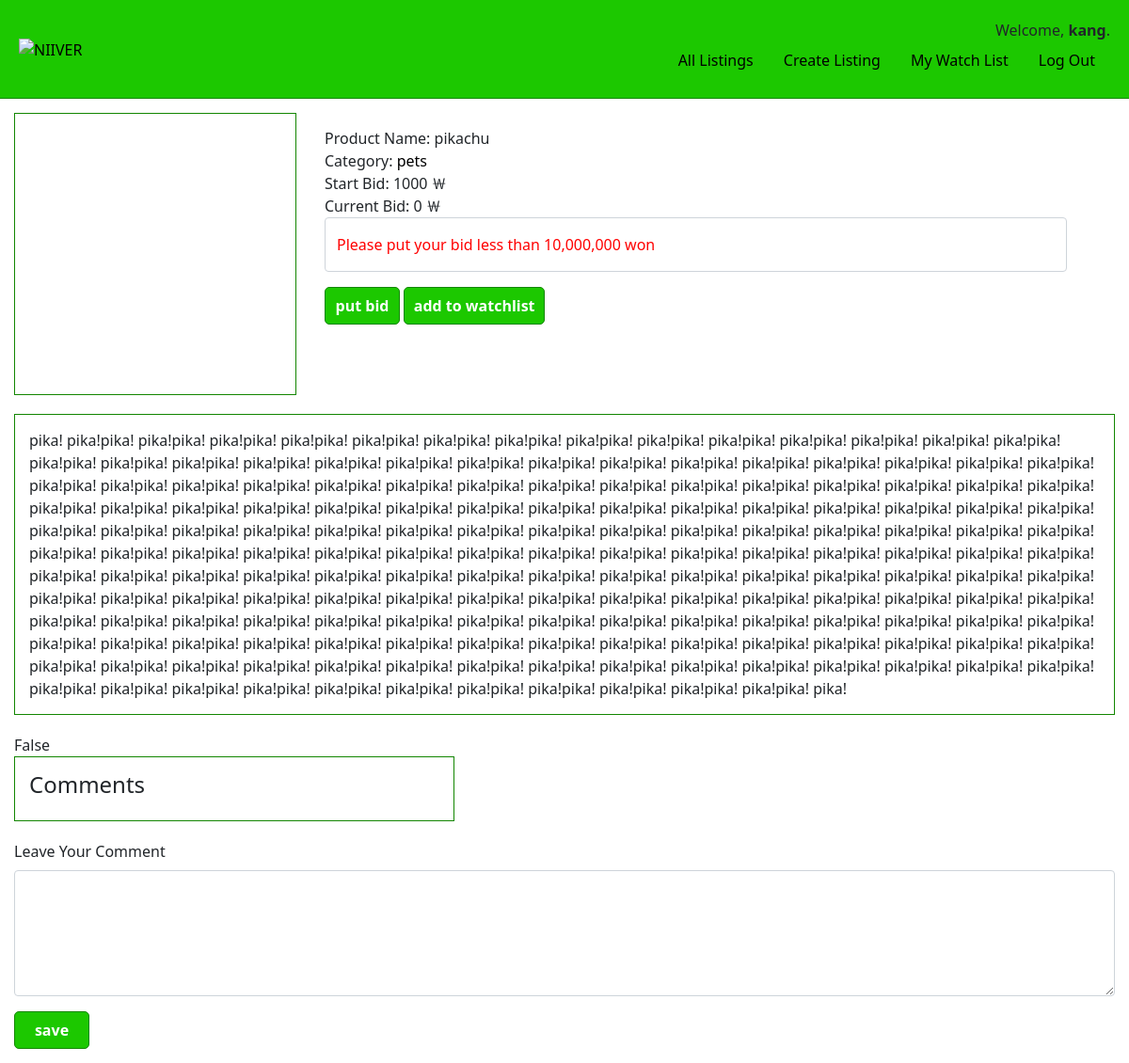
Screenshot of /listing/pikachu (signed in) with the database file from the repository.
### auctions/models.py (models this page shows, shortened)
class User(AbstractUser):
    pass

class Listing(models.Model):
    user = models.ForeignKey(
        User, on_delete=models.CASCADE, related_name="listing_user"
    )
    category = models.ForeignKey(
        Category, on_delete=models.CASCADE, related_name="listing_category"
    )
    title = models.CharField(max_length=255, unique=True)
    description = models.TextField()
    startBid = models.IntegerField(null=True)
    currentBid = models.IntegerField(default=0)
    imageURL = models.TextField(blank=True)
    status_closed = models.BooleanField(default="False")
    status_listed = models.BooleanField(default="False")
    mine = models.BooleanField(default="False")
    winner = models.CharField(max_length=255, default="", blank=True)
    winnerStatus = models.BooleanField(default="False")
    created_time = models.DateTimeField(auto_now=False, auto_now_add=True)
    updated_time = models.DateTimeField(auto_now=True, auto_now_add=False)

class Category(models.Model):
    category = models.CharField(max_length=100, unique=True)
    def __str__(self):
        return f"{self.category}"

### auctions/views.py (the view, shortened to what this page needs)
# urls.py: path("listing/<str:title>", views.listing, name="listing"),
@login_required(login_url="/login")
def listing(request, title):
    if request.user.is_authenticated:
        user = User.objects.get(username=request.user.username)
    title = title.strip()
    listing = Listing.objects.get(title=title)
    userListing = Listing.objects.all().filter(user=user)
    bids = Bid.objects.all().filter(listings=listing)
    comments = Comment.objects.all().filter(listing=listing)
    commentContent = request.POST.get("comment_area")
    if listing in userListing:
        listing.mine = True
    else:
        listing.mine = False
    mine = listing.mine
    if str(listing.winner) == str(user):
        listing.winnerStatus = True
    else:
        listing.winnerStatus = False
    winnerStatus = listing.winnerStatus
    return render(
        request,
        "auctions/listing.html",
        {
            "listing": listing,
            "userListing": userListing,
            "mine": mine,
            "bids": bids,
            "comments": comments,
            "winnerStatus": winnerStatus,
        },
    )

### auctions/templates/auctions/listing.html (shortened to what this page needs)
{% extends "auctions/layout.html" %}
{% load static %}
{% block body %}
  {% if listing.status_closed %}
    <div class="listing_wrapper">
      <div class="listing_info">
        <div class="listing_img_box img_box" style="background-image: url('{{ listing.imageURL }}')">
          <div class="inactive">
            <span>No longer Active</span></div>
        </div>
        <div class="listing_summary_info">
          <div>Product Name:
            {{ listing.title }}</div>
          <div>Category:
            <a href="{% url 'filtered' listing.category %}">{{ listing.category }}</a>
          </div>
          <div>Start Bid:
            {{ listing.startBid }}
            ￦</div>
          <div>Current Bid:
            {{ listing.currentBid }}
            ￦</div>
          {% if listing.winnerStatus %}
            <div class="alert alert-primary" role="alert">
              You are the winner of this listing!
            </div>
          {% else %}
            <div class="alert alert-danger" role="alert">This listing is no longer active!</div>
          {% endif %}
        </div>
      </div>
    </div>
  {% else %}
    <div class="listing_wrapper">
      <div class="listing_info">
        <div class="listing_img_box img_box" style="background-image: url('{{ listing.imageURL }}')"></div>
        <div class="listing_summary_info">
          <div>Product Name:
            {{ listing.title }}</div>
          <div>Category:
            <a href="{% url 'filtered' listing.category %}">{{ listing.category }}</a>
          </div>
          <div>Start Bid:
            {{ listing.startBid }}
            ￦</div>
          <div>Current Bid:
            {{ listing.currentBid }}
            ￦</div>
              <form action="{% url 'listing' listing.title %}" method="POST">
                <div class="form-floating mb-3">
                  <input type="number" class="form-control" name="current_bid" placeholder="Please put less than 10,000,000 won">
                  <label for=" floatingInput" style="color:red">Please put your bid less than 10,000,000 won</label>
                </div>
                <div class="lisiting_button_box">
                  <input type="submit" class="submit_button" name="put_bid" value="put bid">
                  {% if listing.status_listed %}
                    <input type="submit" class="submit_button remove_watch_list_button" name="watch_list_button" value="remove from watchlist">
                  {% else %}
                    <input type="submit" class="submit_button add_watch_list_button" name="watch_list_button" value="add to watchlist">
                  {% endif %}
                </div>
              </form>
            </div>
          </div>
          <div class=" listing_desc_box">{{ listing.description }}
          </div>
          <div>{{ winnerStatus }}</div>
          <div class="comment_wrapper">
            <h4>Comments</h4>
          </div>
          <form action="{% url 'listing' listing.title %}" method="POST">
            <div class="mb-3">
              <label for="comment_textarea" class="form-label">Leave Your Comment</label>
              <textarea class="form-control" name="comment_area" id="comment_textarea" rows="5"></textarea>
            </div>
            <input type="submit" class="submit_button" name="comment_submit" value="save">
          </form>
        </div>
      {% endif %}
    {% endblock %}

### auctions/templates/auctions/layout.html (shortened to what this page needs)
{% load static %}
<!DOCTYPE html>
<html lang="en">
  <head>
    <link href="https://cdn.jsdelivr.net/npm/bootstrap@5.1.3/dist/css/bootstrap.min.css" rel="stylesheet">
    <link href="{% static 'auctions/styles.css' %}" rel="stylesheet">
  </head>
  <body>
    <header>
      <div class="header_wrapper">
        <div class="header_logo">
          <a href="{% url 'index' %}"><img src="https://w.namu.la/s/9b18bf34e8e401cda7a5c406c962dabbab4df190cb3481310925e48dad69fb4ae4be5d6a3d286ad73986af17de3f50e7f7b82a009b111b10048be1bd8903dfcfb0f38ff7adb3a596ebcb770474f156dee72258648a751ba3821271740374031e" alt="NIIVER" width="150px" height="70px"/></a>
        </div>
        <div class="header_login_box">
          <div>
            {% if user.is_authenticated %}
              Welcome,
              <strong>{{ user.username }}</strong>.
            {% endif %}
          </div>
          <ul class="nav">
            <li class="nav-item">
              <a class="nav-link" href="{% url 'index' %}">All Listings</a>
            </li>
            {% if user.is_authenticated %}
              <li class="nav-item">
                <a class="nav-link" href="{% url 'create' %}">Create Listing</a>
              </li>
              <li class="nav-item">
                <a class="nav-link" href="{% url 'watchList' user.username %}">My Watch List</a>
              </li>
              <li class="nav-item">
                <a class="nav-link" href="{% url 'logout' %}">Log Out</a>
              </li>
            {% endif %}
          </ul>
        </div>
      </div>
    </header>
    <main>
      {% block body %}{% endblock %}
    </main>
  </body>
</html>

### auctions/static/auctions/styles.css (style rules this page uses)
* { padding: 0; margin: 0; }
main { padding: 15px; width: 100%; }
li { list-style: none; }
a, a:visited, a:link { text-decoration: none; color: black; }
.img_box { background-repeat: no-repeat; background-size: contain; background-position: center; }
.header_wrapper { display: flex; align-items: center; justify-content: space-between; padding: 20px; border-bottom: 1px solid #138601; background-color: #1cc800; }
.header_logo { display: flex; align-items: center; }
.header_login_box { display: flex; flex-direction: column; align-items: flex-end; justify-content: center; }
.listing_info { display: flex; margin-bottom: 20px; width: 100%; }
.listing_img_box { margin-right: 15px; border: 1px solid #138601; width: 300px; height: 300px; }
.listing_summary_info { width: 70%; padding: 15px; }
.submit_button { border: 1px solid #138601; border-radius: 5px; background-color: #1cc800; width: 80px; height: 40px; color: white; font-weight: 600; }
.add_watch_list_button { width: 150px; }
.listing_desc_box, .bids_box { margin-bottom: 20px; padding: 15px; border: 1px solid #138601; }
.comment_wrapper { display: flex; flex-direction: column; margin-bottom: 20px; padding: 15px; border: 1px solid #138601; width: 40%; }

### rows the page displays
User: username "kang"
Listing: title "pikachu", category "pets", startBid "1000", currentBid "0", description "pika! pika!pika! pika!pika! pika!pika! pika!pika! pika!pika! pika!pika! pika!pika! pika!pika! pika!pika! pika!pika! pika!pika! pika!pika! pika!pika! pika!pika! pika!pika! pika!pika! pika!pika! pika!pika! pika!pika! pika!pika! pika!pika! pika!pika! pika!pika! pika!pika! pika!pika! pika!pika! pika!pika! pika!pika! pika!pika! pika!pika! pika!pika! pika!pika! pika!pika! pika!pika! pika!pika! pika!pika! pika!pika! pika!pika! pika!pika! pika!pika! pika!pika! pika!pika! pika!pika! pika!pika! pika!pika! pika!pika! pika!pika! pika!pika! pika!pika! pika!pika! pika!pika! pika!pika! pika!pika! pika!pika! pika!pika! pika!pika! pika!pika! pika!pika! pika!pika! pika!pika! pika!pika! pika!pika! pika!pika!…"

### other values shown
{{ winnerStatus }} "False"
